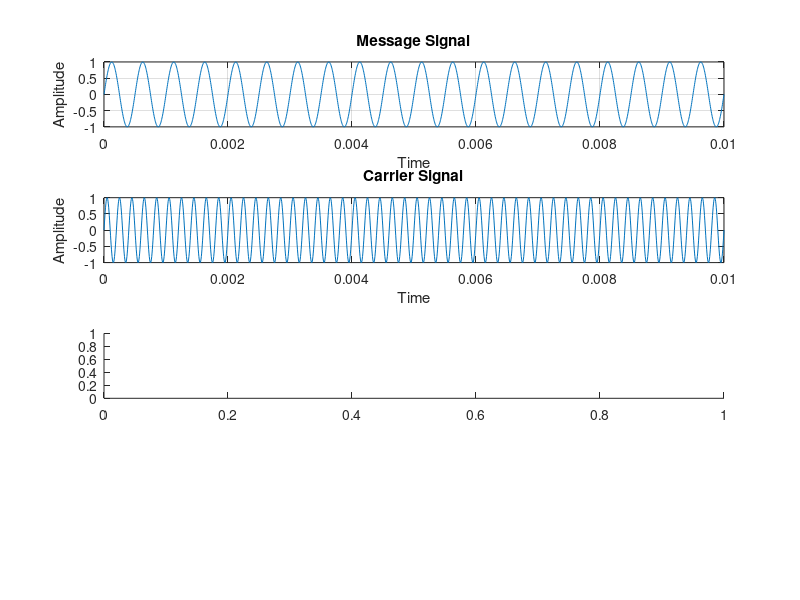

The MATLAB source for this figure: (Note: this script raises an error after producing the figure.)
clc;
clear all;
close all;

fm=2000;
fc = 5000;
fs = 200000;
mi=2; % modulation index
t = (0:1/fs:0.01);
%t=0:0.001:0.1;

m=sin(2*pi*fm*t); % message signal

c=sin(2*pi*fc*t); % carrier signal

% modulated signal, Frequency changing w.r.t Message
y=sin(2*pi*fc*t+(mi.*sin(2*pi*fm*t))); 

% Demodulation
y=diff(y); %convert FM to AM
y=abs(y);  %rectification
[b,a]=butter(1,0.005);
z=filter(b,a,y);
z=10.*z;

subplot(4,1,1);
plot(t,m);
xlabel('Time');
ylabel('Amplitude');
title('Message Signal');
grid on;
subplot(4,1,2);
plot(t,c);
xlabel('Time');
ylabel('Amplitude');
title('Carrier Signal');
grid on;
subplot(4,1,3);
plot(t,y);
xlabel('Time');
ylabel('Amplitude');
title('FM Signal');
grid on;
subplot(4,1,4);
plot(z);
xlabel('Time');
ylabel('Amplitude');
title('FM demodulation Signal');
grid on;